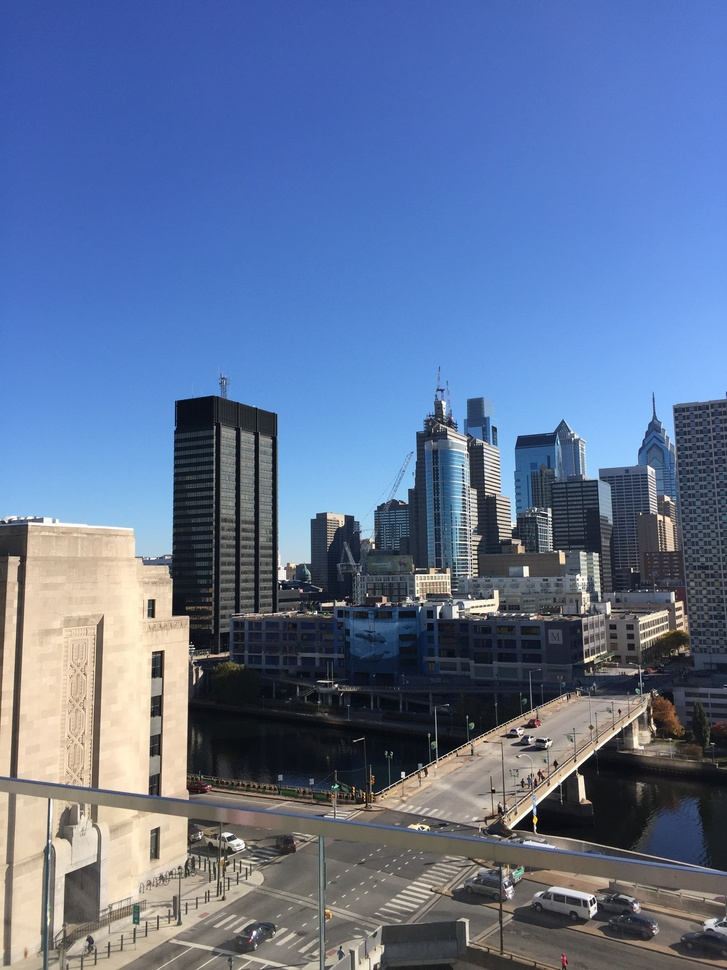
%> input picture dataset/2.JPG, 727 x 970 px, shrunk from 2448 x 3264 before the run
$ octave --eval "result = dist2border(imread('dataset/2.JPG'));"   (GNU Octave 9; MATLAB toolbox functions it lacks are replaced by stand-ins)
%> lines starting %> are read from the running program, lines starting %| are printed output that depends on the picture; in (x1, y1, x2, y2) boxes, pixels count from 0 and x2, y2 are one past the last pixel; in counts of white or black regions, pixels touching at a corner belong together; the program's own positions count from 1
% generate distance to border map
function [img_dist] = dist2border(img)
    if size(img,3) > 1
        img = rgb2gray(img);
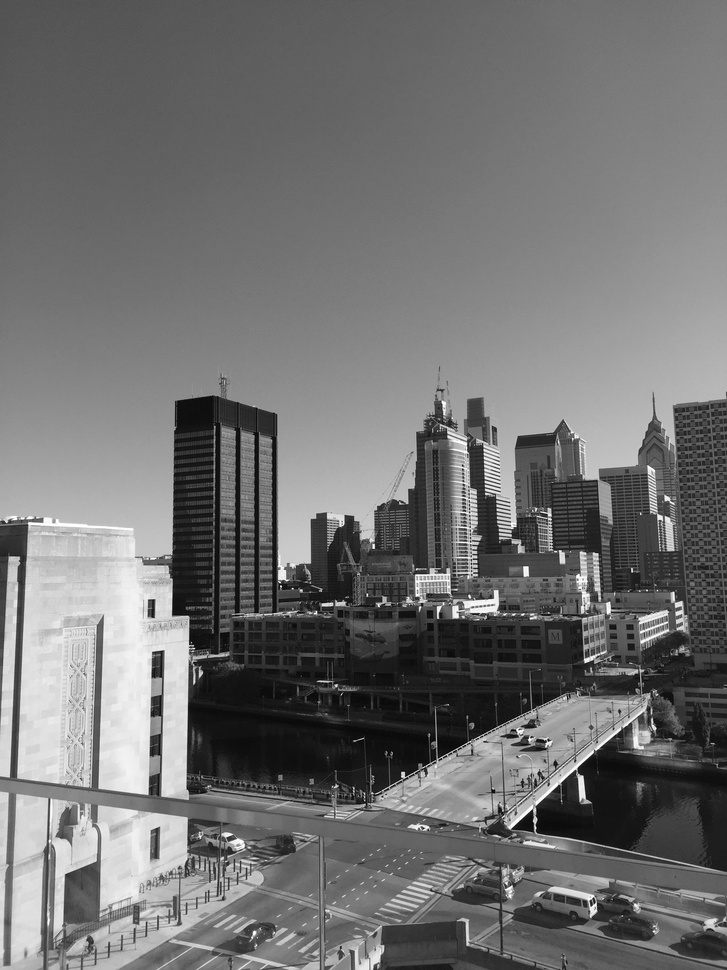
%> img: size 970x727 uint8; min 0, max 255, mean 113.2
    end
    img_dist = (img == 0);
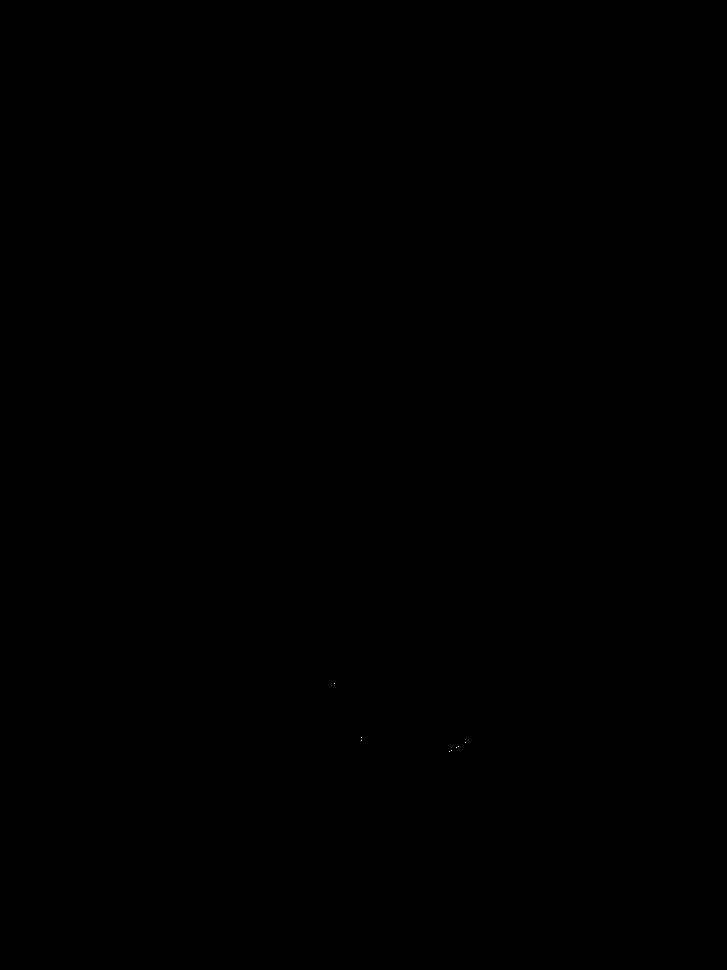
%> img_dist: size 970x727 logical; 0% white in thin lines or dots, all inside (x1, y1, x2, y2) = (334, 683, 466, 752)
    img_dist(1:size(img,1), 1) = 1;
    img_dist(1:size(img,1), size(img,2)) = 1;
    img_dist(1, 1:size(img,2)) = 1;
    img_dist(size(img,1), 1:size(img,2)) = 1;
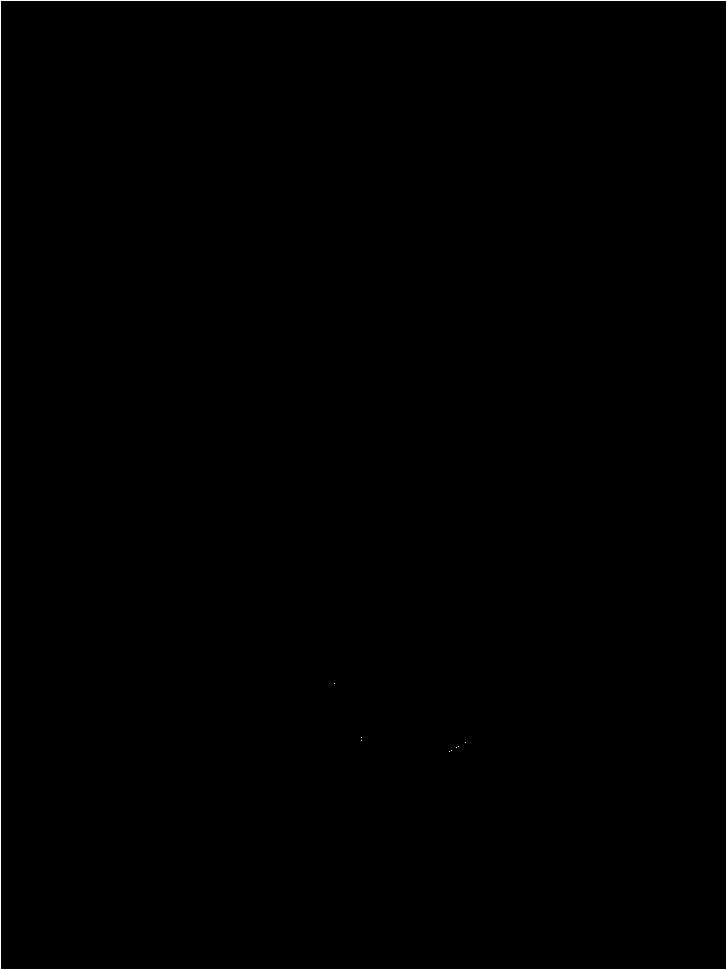
%> img_dist: size 970x727 logical; 0.48% white in thin lines or dots
    img_dist = bwdist(img_dist, 'chessboard');
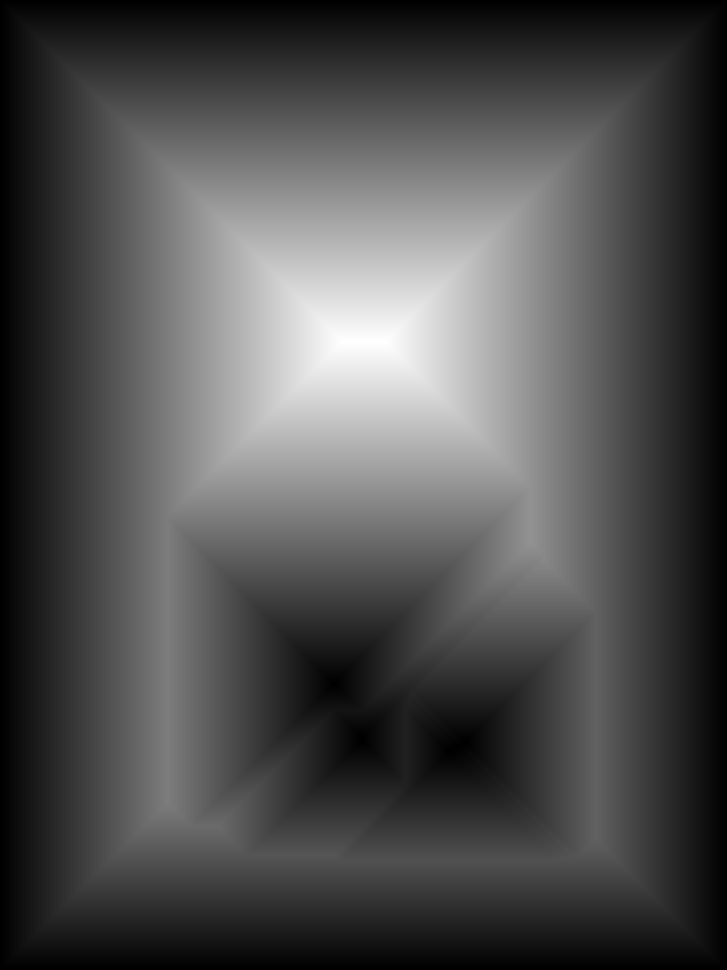
%> img_dist: size 970x727 single; min 0, max 341, mean 106.4; drawn with min black and max white
end
